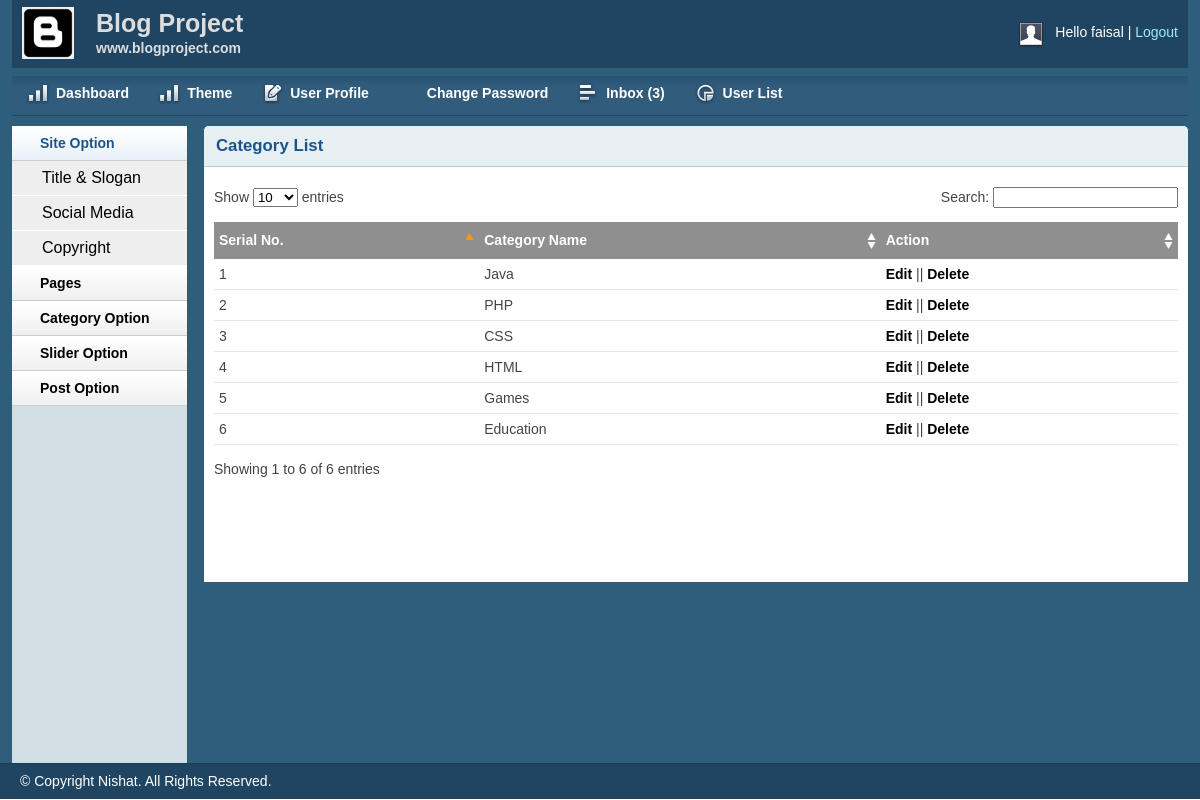
/admin/catlist.php (signed in), run on the app's committed database.
### tables this page shows
CREATE TABLE `category` (
  `id` int(11) NOT NULL,
  `name` varchar(50) NOT NULL
);

### lib/db.php (called while the page is built, shortened)
<?php
class DB
{
	public $host   = DB_HOST;
	public $user   = DB_USER;
	public $pass   = DB_PASS;
	public $dbname = DB_NAME;
	public $link;
	private function connectDB()
	{
		$this->link = new mysqli($this->host, $this->user, $this->pass, $this->dbname);
	}
	public function select($query)
	{
		$result = $this->link->query($query) or die($this->link->error . __LINE__);
		if ($result->num_rows > 0) {
			return $result;
		} else {
			return false;
		}
	}
}

### admin/catlist.php (the view, shortened to what this page needs)
<?php
include 'inc/header.php';
include 'inc/sidebar.php';
?>
<div class="grid_10">
    <div class="box round first grid">
        <h2>Category List</h2>
        <div class="block">
            <table class="data display datatable" id="example">
                <thead>
                    <tr>
                        <th>Serial No.</th>
                        <th>Category Name</th>
                        <th>Action</th>
                    </tr>
                </thead>
                <tbody>
                    <?php
                    $query = "select * from category";
                    $cat = $db->select($query);
                    $i = 0;
                    foreach ($cat as $value) {
                        $i++;
                    ?>
                    <tr class="odd gradeX">
                        <td><?php echo $i ?></td>
                        <td><?php echo $value['name'] ?></td>
                        <td><a href="editcat.php?catid=<?php echo $value['id'] ?>">Edit</a> ||
                            <a onclick="return confirm('ARE YOU SURE?')"
                                href="?delcat=<?php echo $value['id'] ?>">Delete</a>
                        </td>
                    </tr>
                    <?php
                    }
                    ?>
                </tbody>
            </table>
        </div>
    </div>
</div>
<?php
include 'inc/footer.php';
?>

### admin/css/layout.css (style rules this page uses)
body { background: #fff none repeat scroll 0 0; color: #444; font-size: 14px; padding: 0; }
a { color: #000; font-weight: bold; text-decoration: none; }
h1, h2, h3, h4, h5, h6 { line-height: 1.2em; margin-bottom: .3em; }
h2 { margin-top: 1em; }
.box { background: #fff; margin-bottom: 20px; padding: 10px 10px 10px 10px; margin-left: -8px; }
.box.grid { padding-bottom: 40px; }
.box.round { -moz-border-radius: 5px 5px 0px 0px; -webkit-border-radius: 5px 5px 0px 0px; border-radius: 5px 5px 0px 0px; }
.box h2 { font-size: 1.2em; font-weight: bold; color: #1B548D; background: #E6F0F3; margin: -10px -10px 0 -10px; padding: 10px 12px; border-bottom: 1px solid #B3CBD6; -moz-border-radius: 5px 5px 0px 0px; -webkit-border-radius: 5px 5px 0px 0px; border-radius: 5px 5px 0px 0px; }
.box.first { min-height: 406px; }
.block { padding-top: 20px; }
.block { padding-bottom: 1px; }
table.display { margin: 0 auto; clear: both; width: 100%; }
.sorting_asc { background: #8f8f8f url(../img/table/sort_asc.png) no-repeat center right; padding: 8px 5px; text-align: left; color: #fff; }
.sorting { background: #8f8f8f url(../img/table/sort_both.png) no-repeat center right; padding: 8px 5px; text-align: left; color: #fff; }
tr.odd { height: 30px; line-height: 30px; border-bottom: 1px solid #e6e6e6; }
tr.even { height: 30px; line-height: 30px; border-bottom: 1px solid #e6e6e6; }
tr.odd td, tr.even td { padding-left: 5px; }

### data on the page
category: name "Java"
category: name "PHP"
category: name "CSS"
category: name "HTML"
category: name "Games"
category: name "Education"

### other printed values
Session::get('username') "faisal"
$count "3"
